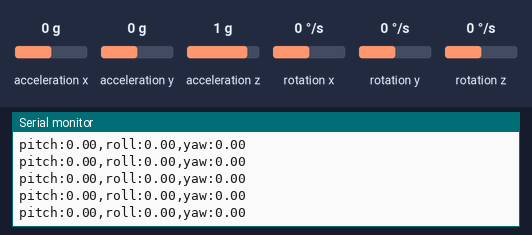
This sketch was run on a simulated Arduino Uno, built with avr-gcc and run on an emulated ATmega328P. Parts: the last lines printed to the serial monitor. Wiring (inferred from the names in the program): MPU-6050 motion sensor at I2C address 0x68. The test bench sets the inputs (shaded band); at power-on: rotation x 0 °/s, rotation y 0 °/s, rotation z 0 °/s, acceleration x 0 g, acceleration y 0 g, acceleration z 1 g.

Above: at 10.1 s.
10.2 s: rotation x set to -192 °/s
At 11.3 s:
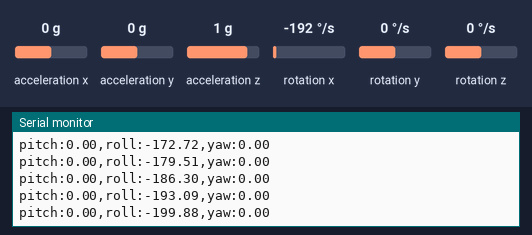
13.2 s: rotation y set to -192 °/s
At 14.1 s:
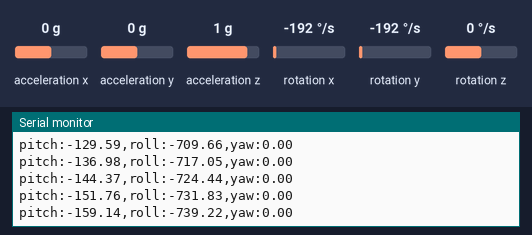
16.2 s: rotation z set to -100 °/s
At 16.37 s:
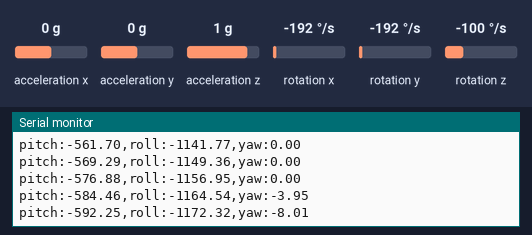
19.2 s: rotation y set to 100 °/s
At 19.21 s:
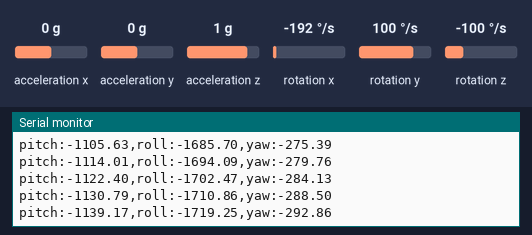
22.2 s: rotation z set to -192 °/s
At 22.24 s:
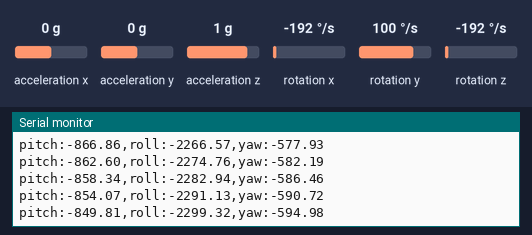
Timing chart, 0 to 25.2 s (numbered marks = the images above; inputs shaded):
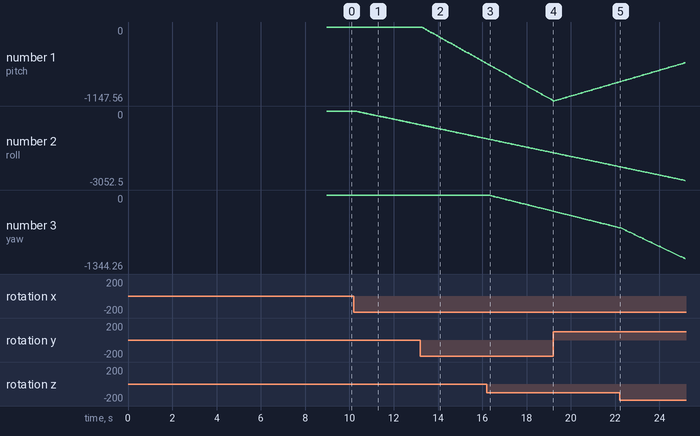

Measured:
- after the input at 10.2 s, the serial monitor: prints a new line after 0.07 s (image 1)
- plotted number 2: 0 → -566.49 after the input at 10.2 s

The sketch:

MPU6050_Jing.ino
```cpp
#include <Wire.h>


const int MPU_addr = 0x68;             // I2C address of MPU-6050

long AcXo = 0, AcYo = 0, AcZo = 0;    //加速度计偏移量或误差
long GyXo = 0, GyYo = 0, GyZo = 0;    //陀螺仪偏移量或误差

int16_t AcX, AcY, AcZ;                 //accelerometer - force it to be a 16-bit integer
double gForceX, gForceY, gForceZ;    //将结果转换成重力加速度, 其实算出来没什么用, 以为横滚俯仰是通过各个轴向数据的比例算出来的

double roll, pitch;                   //横滚, 俯仰角度
double rollOffset, pitchOffset;       //通过加速度计的偏移量计算出的初始角度偏差

int16_t Tmp;

int AcRange = 0;                       //accelerometer Range at the cost of Sensitivity - see setupMPU

int16_t GyX, GyY, GyZ;                 //gyroscope - force it to be a 16-bit integer
double rotX, rotY, rotZ;
double gyroXangle = 0, gyroYangle = 0, gyroZangle = 0; // Angle calculate using the gyro only

int GyRange = 0;                       //gyroscope Range at the cost of Sensitivity - see setupMPU

uint32_t timer;                        //微分时间, 用来累加陀螺仪的角速度

double pi = 3.14159265;

int loopDelay = 1;

void setup() {
  Serial.begin(9600);
  Wire.begin();
  setupMPU();

  for (int i = 0; i < 50; i++) //可能是为了读出初始化后产生的脏数据
  {
    recordAccel();
    recordGyro();
  }

  delay(1000);

  int times = 2000;             //采样次数
  for (int i = 0; i < times; i++)          //得到初始的offset
  {
    recordAccel();
    recordGyro();
    AcXo += AcX; AcYo += AcY; AcZo += AcZ;      //采样和
    GyXo += GyX; GyYo += GyY; GyZo += GyZ;
    delay(2);
  }

  AcXo /= times; AcYo /= times; AcZo /= times; //计算加速度计偏移
  GyXo /= times; GyYo /= times; GyZo /= times; //计算陀螺仪偏移


#ifdef RESTRICT_PITCH // Eq. 25 and 26
  rollOffset  = atan2(AcYo, AcZo) * 180 / pi;
  pitchOffset = atan2(-AcXo, sqrt(pow(AcYo, 2) + pow(AcZo, 2))) * 180 / pi;
#else // Eq. 28 and 29
  rollOffset  = atan2(AcYo, sqrt(pow(AcXo, 2) + pow(AcZo, 2))) * 180 / pi;
  pitchOffset = atan2(-AcXo, AcZo) * 180 / pi;
#endif

  timer = micros();

}

void loop() {

  long currentTime=micros();
  double dt = (double)(currentTime - timer) / 1000000; // Calculate delta time
  timer = currentTime;

  recordAccel();
  //recordTemperature();
  recordAngleByAcc();


  recordGyro();
  processGyroData();
  recordAngleByGyro(dt);

  //plotAccData();
  plotGyroData();
  //plotCompareAccGyro();

  delay(loopDelay);

}

void setupMPU() {
  /* *********************************************************
     This function consists of three parts:
       Sets the MPU-6050 Power Management Device reset, sleep mode,
         cycle mode, and Temperature disable bits to zero
       Sets Accelerometer sensitivity
       Sets Gyroscope Sensitivity
     Could be called again if a change in sensitivty is desired
  */

  //Local Variable
  byte c;                              //byte should be a unsigned 8-bit value
  byte buffer[1];

  /* *********************
           PWR_MGMT_1
   ********************* */
  /* Power Management Section 4.28 in Register Map Datasheet.  Since the MPU-6050
     powers up in sleep mode, we'll need to wake it.
      Register  Bit7     Bit6   Bit5   Bit4   Bit3   Bit2  Bit1  Bit0
     |   6B   |Device | Sleep | Cycle |  -  | Temp  |    CLKSEL       |
     |        | Reset |       |       |     |Disable|  (clock source) |
     -->Page 9 (in section 4) see Note: The device will come up in sleep mode upon power-up.
  */
  readFrom(0x6B, 1, buffer);
  c = buffer[1] & 0x07;                //Registry Value AND with 0b00000111 zeros bits 7,6,5,4 & 3
  writeTo(0x6B, c);                    //Then we set the bits to zero and keep the clock source bits the same
  //OR writeTo(0x6B,0);
  //Caution: this will also set the clock source to zero - which in this case is ok
  //  if you didn't want to change the clock source (example using an external clock)
  //  use a method like above.

  /* *********************
          GYRO_CONFIG
   ********************* */
  /* Gyroscope Configuration Section 4.4 in Register Map Datasheet
     full scale range: ±250, ±500, ±1000, ±2000°/sec
      Register  Bit7    Bit6    Bit5     Bit4   Bit3    Bit2  Bit1  Bit0
     |   1B   | XG_ST | YG_ST | ZG_ST |Full Scale Range|  -  |  -  |  -  |
     |        |       |       |       | Select FS_SEL  |     |     |     |
     (Setting XG_ST,TG_ST and ZG_ST to 1 will perform a self test)

     Section 4.19 Gyroscope Measurements:
      FS_SEL    Binary    Full Scale Range
     |   0   |      0  |     ±250°/sec     |
     |   1   |   1000  |     ±500°/sec     |
     |   2   |  10000  |    ±1000°/sec     |
     |   3   |  11000  |    ±2000°/sec     |
     -->Note: FS_SEL/360*60sec/min = RotationValue in RPM
        Sensitivity decreases with larger range.
  */
  switch (GyRange) {                   //GyRange set in Global Variables above
    case 0:
      writeTo(0x1B, 0x0);             //Set GYRO_CONFIG to FS_SEL ±250°/sec
      break;
    case 1:
      writeTo(0x1B, 0x8);             //Set GYRO_CONFIG to FS_SEL ±500°/sec
      break;
    case 2:
      writeTo(0x1B, 0x10);            //Set GYRO_CONFIG to FS_SEL ±1000°/sec
      break;
    case 3:
      writeTo(0x1B, 0x18);            //Set GYRO_CONFIG to FS_SEL ±2000°/sec
      break;
    default:
      writeTo(0x1B, 0x0);             //Set GYRO_CONFIG to FS_SEL ±250°/sec
  }

  /* *********************
         ACCEL_CONFIG
   ********************* */
  /* Accelerometer Configuration Section 4.5 in the Register Map datasheet
     full scale range: ±2g, ±4g, ±8g, and ±16g
     Register   Bit7    Bit6    Bit5     Bit4   Bit3    Bit2  Bit1  Bit0
     |   1C   | XA_ST | YA_ST | ZA_ST |Full Scale Range|  -  |  -  |  -  |
     |        |       |       |       | Select AFS_SEL |     |     |     |
     (Setting XA_ST,TA_ST and ZA_ST to 1 will perform a self test)

     Section 4.17
      AFS_SEL   Binary  Full Scale Range
     |   0   |      0  |     ±2g        |
     |   1   |   1000  |     ±4g        |
     |   2   |  10000  |     ±8g        |
     |   3   |  11000  |    ±16g        |
  */
  switch (AcRange) {                   //AcSensitivity set in Global Variables above
    case 0:
      writeTo(0x1C, 0x0);             //Set ACCEL_CONFIG to AFS_SEL ±2g
      break;
    case 1:
      writeTo(0x1C, 0x8);             //Set GYRO_CONFIG to AFS_SEL ±4g
      break;
    case 2:
      writeTo(0x1C, 0x10);            //Set GYRO_CONFIG to AFS_SEL ±8g
      break;
    case 3:
      writeTo(0x1C, 0x18);            //Set GYRO_CONFIG to AFS_SEL ±16g
      break;
    default:
      writeTo(0x1C, 0x0);             //Set GYRO_CONFIG to AFS_SEL ±2g
  }
}

void writeTo(byte toAddress, byte value) {
  /* *********************************************************
    Generic Wire.write() registry byte routine
         toAddress - registry location value
             value - numeric byte value
  */
  Wire.beginTransmission(MPU_addr);    // This begins the I2C communication to the MPU
  Wire.write(toAddress);               // Access the register
  Wire.write(value);                   // Set the byte value to register above
  Wire.endTransmission(true);          // Close I2C communication
}

void readFrom(byte fromAddress, int num, byte results[]) {
  /* *********************************************************
     Generic Wire.read() registry byte routine
       fromAddress - registry location value
               num - number of bytes
         results[] - array to store byte values
  */
  Wire.beginTransmission(MPU_addr);    //I2C address of the MPU
  Wire.write(fromAddress);             //Starting register for Readings
  Wire.endTransmission(false);         //This resent the request and holds the MPU for exclusive communication
  Wire.requestFrom(MPU_addr, num, true); //Request num Registers bytes and releases I2C
  int i = 0;
  while (Wire.available()) {
    results[i] = Wire.read();          //Stores values in buffer arrray
    i++;
  }
}

void recordAccel() {
  /* *********************************************************
      Section 4.17 Accelerometer Measurements Registers 3B - 40
      Note the values are broken up into High and Low bytes so we
      must store the first value and shift it 8 bits over and OR it
      with the second value to form the 16 bit value.
  */
  //Local Variable
  byte buffer[6];

  readFrom(0x3B, 6, buffer);
  AcX = buffer[0] << 8 | buffer[1];    //Store two bytes 0x3B (ACCEL_XOUT_H) & 0x3C (ACCEL_XOUT_L)
  //AcX = buffer[0]*256+buffer[1];     // OR you could also do this
  AcY = buffer[2] << 8 | buffer[3];    //Store two bytes 0x3D (ACCEL_YOUT_H) & 0x3E (ACCEL_YOUT_L)
  AcZ = buffer[4] << 8 | buffer[5];    //Store two bytes 0x3F (ACCEL_ZOUT_H) & 0x40 (ACCEL_ZOUT_L)

}

void processAccelData() {
  /* *********************************************************
     Section 4.17 Accelerometer Measurements

      AFS_SEL Binary Full Scale Range  LSB Sensitity
     |   0   |   0  |     ±2g        |  16384 LSB/g |
     |   1   |   1  |     ±4g        |   8192 LSB/g |
     |   2   |  10  |     ±8g        |   4096 LSB/g |
     |   3   |  11  |    ±16g        |   2048 LSB/g |

     --> g force in direction = AcX/LSB Sensitivity
  */
  //Local Variable
  float LSB;

  switch (AcRange) {
    case 0:
      LSB = 16384.0;                  //AFS_SEL ±2g
      break;
    case 1:
      LSB = 8192.0;                   //AFS_SEL ±4g
      break;
    case 2:
      LSB = 4096.0;                   //AFS_SEL ±8g
      break;
    case 3:
      LSB = 2048.0;                   //AFS_SEL ±16g
      break;
    default:
      LSB = 16384.0;                  //AFS_SEL ±2g
  }
  gForceX = (float)AcX / LSB;
  gForceY = (float)AcY / LSB;
  gForceZ = (float)AcZ / LSB;
}


void recordAngleByAcc()
{
#ifdef RESTRICT_PITCH // Eq. 25 and 26
  roll  = atan2(AcY, AcZ) * 180 / pi - rollOffset;
  pitch = atan2(-AcX, sqrt(pow(AcY, 2) + pow(AcZ, 2))) * 180 / pi - pitchOffset;
#else // Eq. 28 and 29
  roll  = atan2(AcY, sqrt(pow(AcX, 2) + pow(AcZ, 2))) * 180 / pi - rollOffset;
  pitch = atan2(-AcX, AcZ) * 180 / pi - pitchOffset;
#endif


}

void recordGyro() {
  /* *********************************************************
      Section 4.19 Gyroscope Measurements  Registers 0x43 - 0x48
      Note the values are broken up into High and Low bytes so we
      must store the first value and shift it 8 bits over and OR it
      with the second value to form the 16 bit value.
  */
  //Local Variable
  byte buffer[6];

  readFrom(0x43, 6, buffer);           //Request Gyro Registers (43 - 48)
  GyX = buffer[0] << 8 | buffer[1];    //Store two bytes 0x43 (GYRO_XOUT_H) & 0x44 (GYRO_XOUT_L)
  GyY = buffer[2] << 8 | buffer[3];    //Store two bytes 0x45 (GYRO_YOUT_H) & 0x46 (GYRO_YOUT_L)
  GyZ = buffer[4] << 8 | buffer[5];    //Store two bytes 0x47 (GYRO_ZOUT_H) & 0x48 (GYRO_ZOUT_L)

}

void processGyroData() {
  /* *********************************************************
     Section 4.19 Gyroscope Measurements:
      FS_SEL Binary Full Scale Range  LSB Sensitity
     |   0   |   0  |     ±250°/s    | 131.0 LSB/°/s |
     |   1   |   1  |     ±500°/s    |  65.5 LSB/°/s |
     |   2   |  10  |    ±1000°/s    |  32.8 LSB/°/s |
     |   3   |  11  |    ±2000°/s    |  16.4 LSB/°/s |

     --> rotation force in direction = GyX/LSB Sensitivity
     Note that the measurement stored is a 16-bit 2's complement value
  */
  //Local Variable
  float LSB;

  switch (GyRange) {
    case 0:
      LSB = 131.0;                    //FS_SEL ±250°/s
      break;
    case 1:
      LSB = 65.5;                     //FS_SEL ±500°/s
      break;
    case 2:
      LSB = 32.8;                     //FS_SEL ±1000°/s
      break;
    case 3:
      LSB = 16.4;                     //FS_SEL ±2000°/s
      break;
    default:
      LSB = 131.0;                    //FS_SEL ±250°/s
  }
  rotX = (double)(GyX - GyXo) / LSB;
  rotY = (double)(GyY - GyYo) / LSB;
  rotZ = (double)(GyZ - GyZo) / LSB;
}

void recordAngleByGyro(double dt)
{
  //角速度累加
  gyroXangle += rotX * dt; // Calculate gyro angle without any filter
  gyroYangle += rotY * dt;
  gyroZangle += rotZ * dt;
}


void plot(String label, double value, bool last)
{
  Serial.print(label);

  if (label != "")
  {
    Serial.print(":");
  }
  Serial.print(value);

  if (last == false)
  {
    Serial.print(",");
  }
  else
  {
    Serial.println();
  }

}

void plotAccData()
{
  //输出通过加速度计反正切计算的俯仰横滚角度值
  plot("pitch", pitch, false);
  plot("roll", roll, true);
}


void plotGyroData()
{
  //输出通过陀螺仪测量的角速度和时间积分计算的俯仰横滚角度值
  plot("pitch", gyroYangle, false);
  plot("roll", gyroXangle, false);
  plot("yaw", gyroZangle, true);
}


void plotCompareAccGyro()
{
  plot("Acc_pitch", pitch, false);
  plot("Gyro_pitch", gyroYangle, false);

  plot("Acc_roll", roll, false);
  plot("Gyro_roll", gyroXangle, true);

}
```
